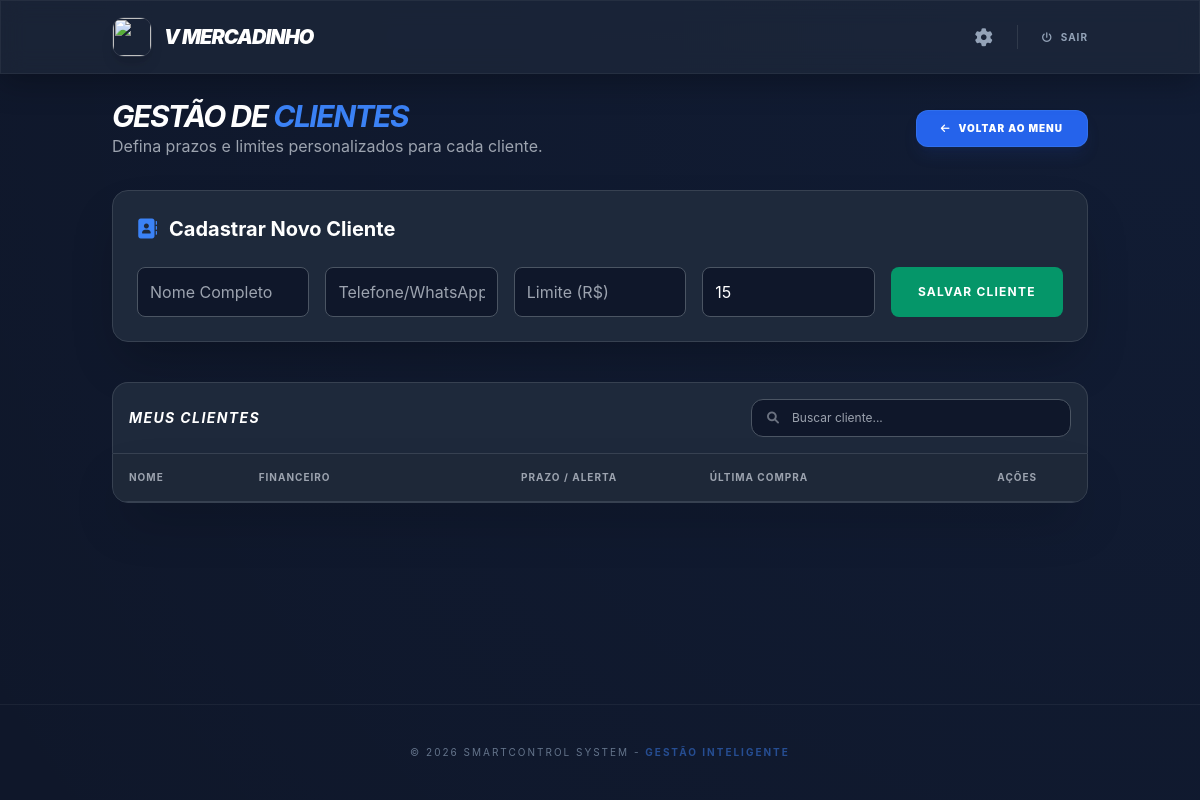
The app's page /gestao_clientes (signed in), older data.
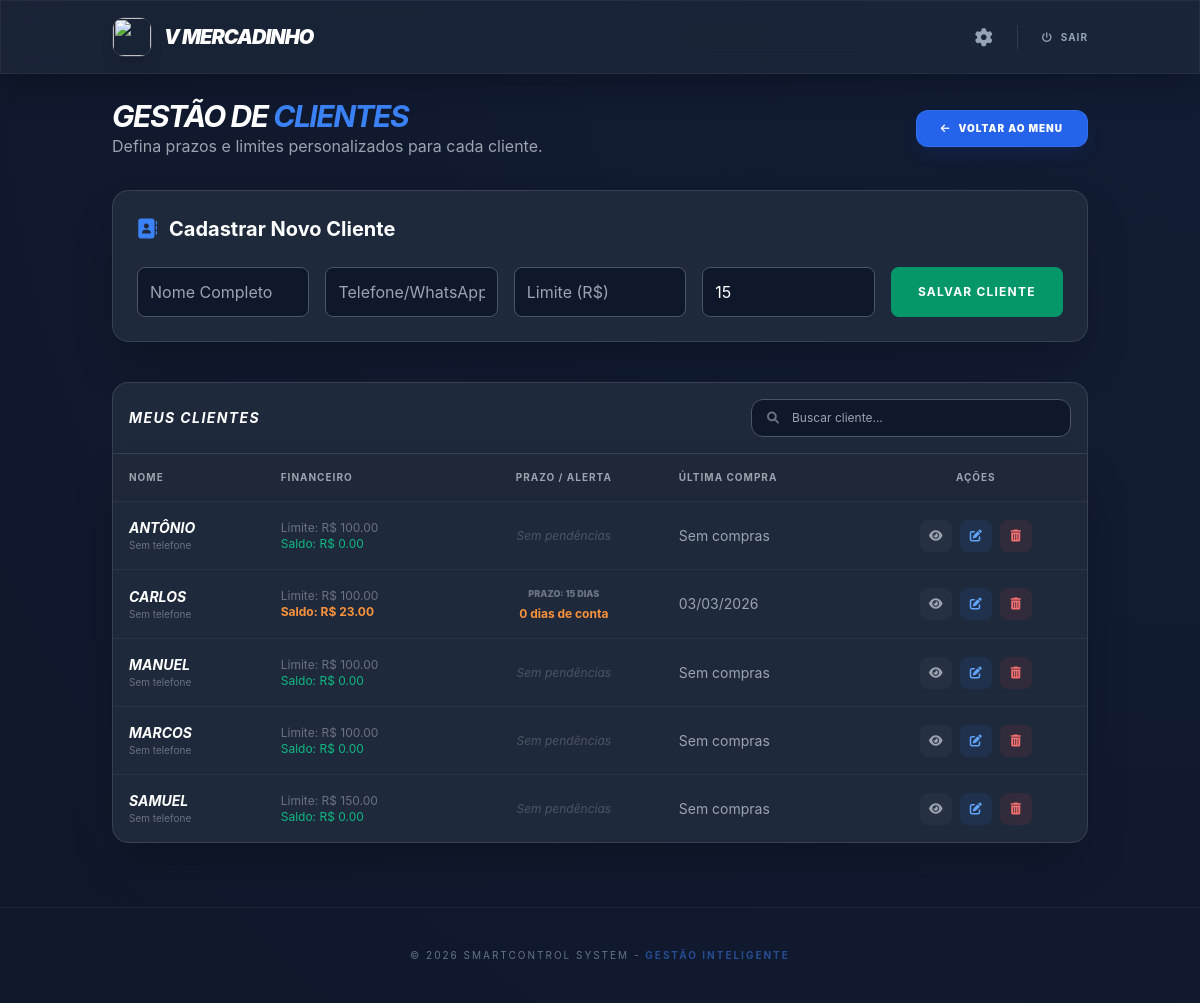
The same page, newer data.
### tables this page shows
CREATE TABLE clientes (
            id INTEGER PRIMARY KEY AUTOINCREMENT,
            nome TEXT NOT NULL,
            telefone TEXT,
            saldo_devedor REAL DEFAULT 0,
            permite_fiado INTEGER DEFAULT 1,
            limite_fiado REAL DEFAULT 0,
            data_ultima_compra TEXT,
            usuario_id INTEGER, prazo_pagamento INTEGER DEFAULT 15,
            FOREIGN KEY (usuario_id) REFERENCES usuarios (id)
        );

### app.py (the view, shortened to what this page needs)
@app.route('/clientes', methods=['GET', 'POST'])
@app.route('/gestao_clientes', methods=['GET', 'POST'])
def clientes():
    if 'usuario_id' not in session: return redirect(url_for('login'))
    usuario_id = session['usuario_id']
    conn = conectar_db()
    conn.row_factory = sqlite3.Row
    lista_c = conn.execute('SELECT * FROM clientes WHERE usuario_id = ? ORDER BY nome', (usuario_id,)).fetchall()
    hoje = datetime.now()
    clientes_formatados = []
    for c in lista_c:
        d = dict(c)
        if d.get('telefone'): d['link_zap'] = f"https://wa.me/55{''.join(filter(str.isdigit, str(d['telefone'])))}"
        venda_rec = conn.execute('SELECT MAX(data) FROM vendas WHERE cliente_id=? AND usuario_id=?', (d['id'], usuario_id)).fetchone()
        d['dias_atraso'], d['data_formatada'] = 0, "Sem compras"
        if venda_rec and venda_rec[0]:
            try:
                dt_v = datetime.strptime(venda_rec[0][:19], '%Y-%m-%d %H:%M:%S')
                d['data_formatada'] = dt_v.strftime('%d/%m/%Y')
                venc = dt_v + timedelta(days=int(d.get('prazo_pagamento') or 15))
                if hoje > venc and d.get('saldo_devedor', 0) > 0: d['dias_atraso'] = (hoje - venc).days
            except: pass
        clientes_formatados.append(d)
    conn.close()
    return render_template('clientes.html', clientes=clientes_formatados)

### models.py (called while the page is built)
def conectar_db():
    conn = sqlite3.connect(DATABASE, timeout=10)
    conn.row_factory = sqlite3.Row
    return conn

### templates/clientes.html (shortened to what the changed rows need)
{% extends 'layout.html' %}
{% block content %}
<div class="animate-fadeIn">
    <div class="flex flex-col md:flex-row justify-between items-center mb-8 gap-4">
        <div>
            <h2 class="text-3xl font-bold text-white uppercase italic tracking-tighter">Gestão de <span class="text-blue-500">Clientes</span></h2>
        </div>
    </div>
    <div class="bg-[#1e293b] rounded-b-2xl border border-gray-700 shadow-2xl overflow-hidden">
        <div class="overflow-x-auto">
            <table class="w-full text-left" id="tabelaClientes">
                <thead class="bg-gray-800/50 text-gray-400 text-[10px] uppercase tracking-widest border-b border-gray-700">
                    <tr>
                        <th class="p-4">Nome</th>
                        <th class="p-4">Financeiro</th>
                        <th class="p-4 text-center">Prazo / Alerta</th>
                        <th class="p-4">Última Compra</th>
                        <th class="p-4 text-center">Ações</th>
                    </tr>
                </thead>
                <tbody class="text-gray-300">
                    {% for cliente in clientes %}
                    <tr class="border-t border-gray-700/50 hover:bg-white/5 transition">
                        <td class="p-4">
                            <div class="font-bold text-white uppercase italic text-sm">{{ cliente.nome }}</div>
                            <div class="text-[10px] text-gray-500">{{ cliente.telefone or 'Sem telefone' }}</div>
                        </td>
                        <td class="p-4 text-xs">
                            <span class="text-gray-500">Limite: R$ {{ "%.2f"|format(cliente.limite_fiado or 0) }}</span><br>
                            <span class="{% if cliente.saldo_devedor > 0 %}text-orange-400 font-bold{% else %}text-emerald-500{% endif %}">
                                Saldo: R$ {{ "%.2f"|format(cliente.saldo_devedor or 0) }}
                            </span>
                        </td>
                        <td class="p-4 text-center text-xs">
                            {% if cliente.saldo_devedor > 0 %}
                                <div class="text-[9px] text-gray-500 uppercase font-black mb-1">Prazo: {{ cliente.prazo_pagamento or 15 }} dias</div>
                                <span class="{% if cliente.dias_atraso > (cliente.prazo_pagamento or 15) %}text-red-500 animate-pulse font-black uppercase text-[11px]{% else %}text-orange-400 font-bold{% endif %}">
                                    {% if cliente.dias_atraso > (cliente.prazo_pagamento or 15) %}
                                        <i class="fas fa-exclamation-triangle mr-1"></i> Vencido: {{ cliente.dias_atraso }} dias
                                    {% else %}
                                        {{ cliente.dias_atraso }} dias de conta
                                    {% endif %}
                                </span>
                            {% else %}
                                <span class="text-gray-600 italic">Sem pendências</span>
                            {% endif %}
                        </td>
                        <td class="p-4 text-sm text-gray-400">{{ cliente.data_formatada }}</td>
                        <td class="p-4">
                            <div class="flex items-center justify-center space-x-2">
                                <a href="/cliente/{{ cliente.id }}" class="w-8 h-8 rounded-lg bg-gray-500/10 text-gray-400 hover:bg-blue-600 hover:text-white transition flex items-center justify-center" title="Ver Perfil">
                                    <i class="fas fa-eye text-xs"></i>
                                </a>
                                <button onclick="abrirModalEditarCliente('{{ cliente.id }}', '{{ cliente.nome }}', '{{ cliente.telefone }}', '{{ cliente.limite_fiado }}', '{{ cliente.prazo_pagamento or 15 }}')"
                                        class="w-8 h-8 rounded-lg bg-blue-500/10 text-blue-400 hover:bg-blue-500 hover:text-white transition flex items-center justify-center">
                                    <i class="fas fa-edit text-xs"></i>
                                </button>
                                <button onclick="confirmarExclusaoCliente('{{ cliente.id }}', '{{ cliente.nome }}')"
                                        class="w-8 h-8 rounded-lg bg-red-500/10 text-red-400 hover:bg-red-500 hover:text-white transition flex items-center justify-center">
                                    <i class="fas fa-trash-alt text-xs"></i>
                                </button>
                            </div>
                        </td>
                    </tr>
                    {% endfor %}
                </tbody>
            </table>
        </div>
    </div>
</div>
{% endblock %}

Row changes from the older to the newer data that the page shows:
added clientes: nome "ANTÔNIO", telefone "Sem telefone", limite_fiado "100.00", saldo_devedor "0.00", shows "Sem pendências", data_formatada "Sem compras"
added clientes: nome "CARLOS", telefone "Sem telefone", limite_fiado "100.00", saldo_devedor "23.00", prazo_pagamento "15", dias_atraso "0", data_formatada "03/03/2026"
added clientes: nome "MANUEL", telefone "Sem telefone", limite_fiado "100.00", saldo_devedor "0.00", shows "Sem pendências", data_formatada "Sem compras"
added clientes: nome "MARCOS", telefone "Sem telefone", limite_fiado "100.00", saldo_devedor "0.00", shows "Sem pendências", data_formatada "Sem compras"
added clientes: nome "SAMUEL", telefone "Sem telefone", limite_fiado "150.00", saldo_devedor "0.00", shows "Sem pendências", data_formatada "Sem compras"
